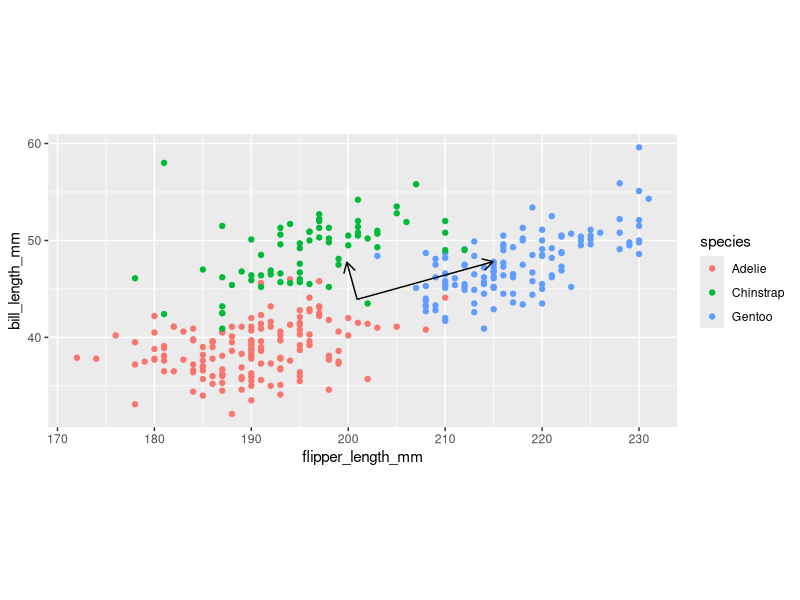
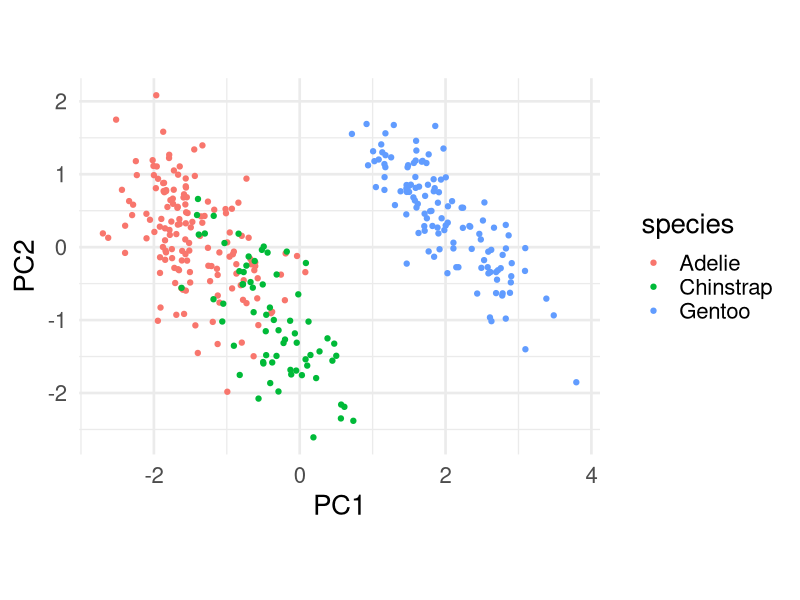
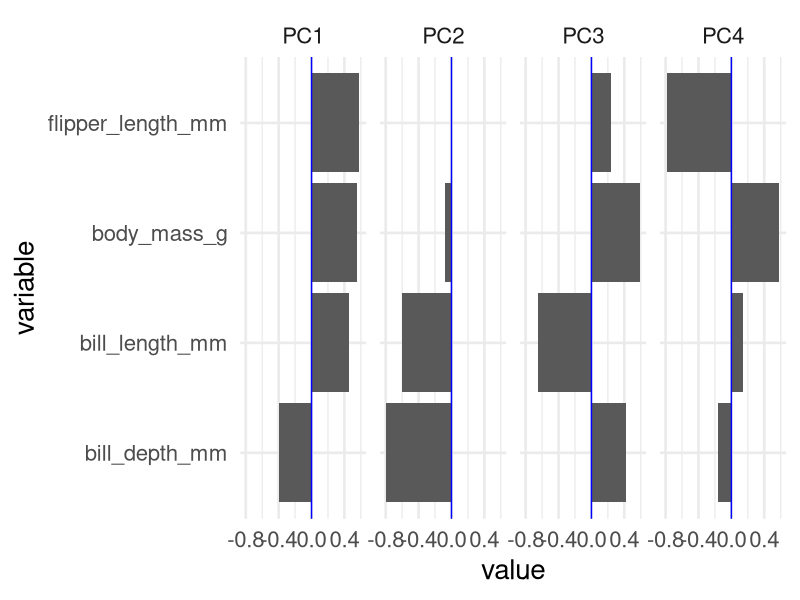
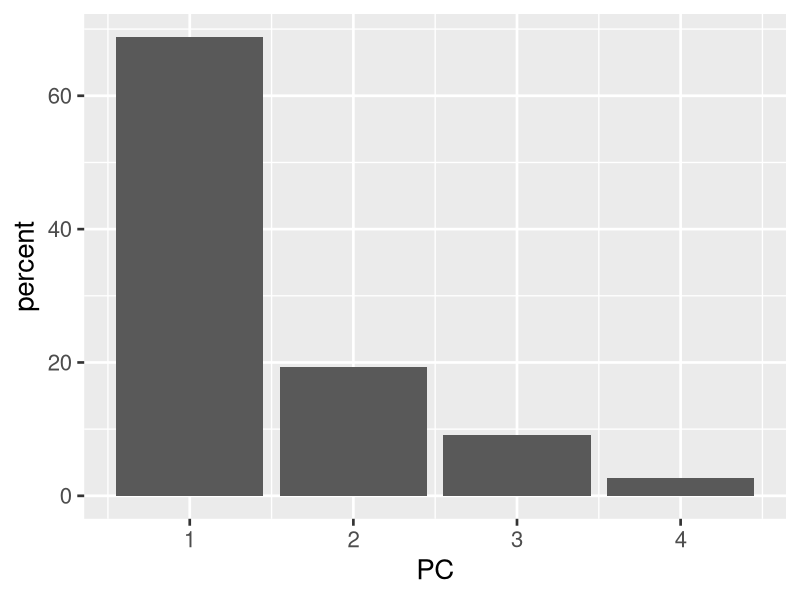
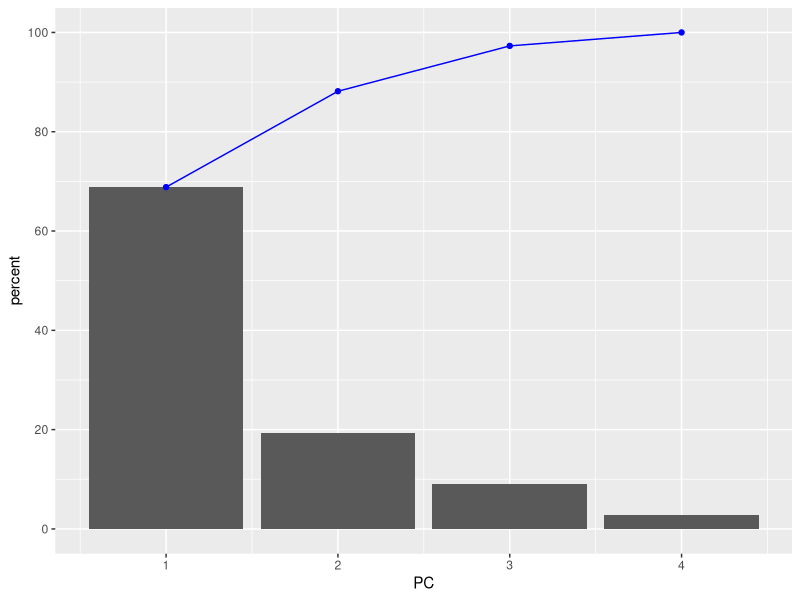
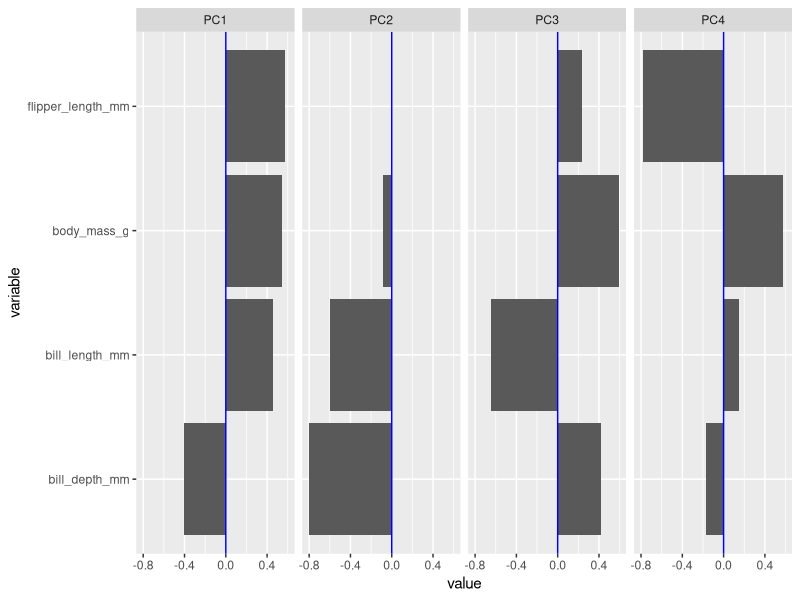
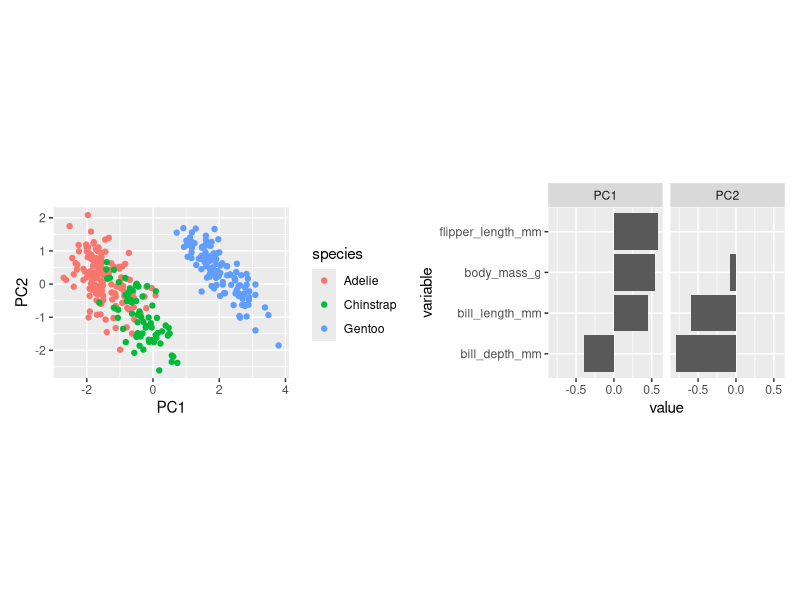
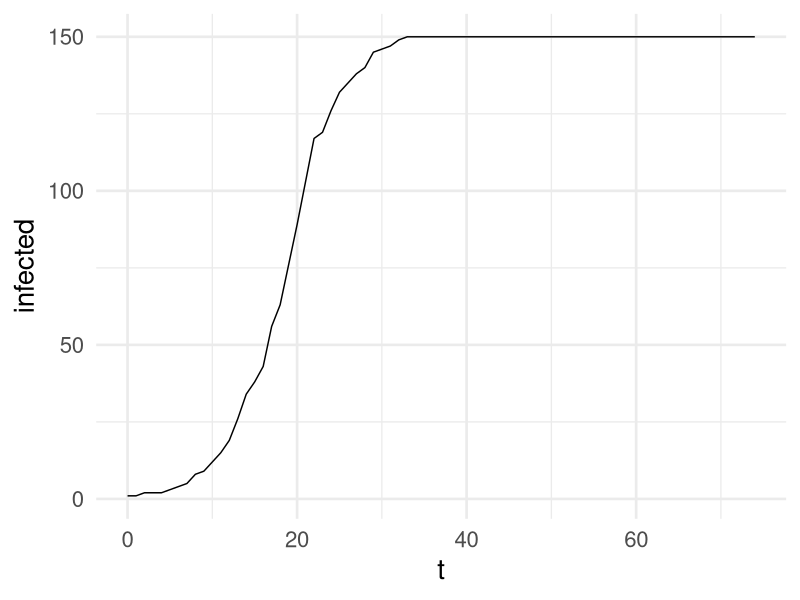

Reproduce these figures in R, in order.
## ---- chunk 1
#| echo: true

library(tidyverse)
library(palmerpenguins)
## ---- chunk 2
#| echo: true
peng <-
  penguins |>
  select(
    species,
    bill_length_mm,
    bill_depth_mm,
    flipper_length_mm,
    body_mass_g
  ) |>
  na.omit()
peng |> count(species)
## ---- chunk 3
#| fig-height: 4
#| echo: true
#| code-fold: true
pca1 <- peng |>
  select(flipper_length_mm, bill_length_mm) |>
  prcomp(~., data = _, scale = FALSE)
pca_vec <- t(pca1$rotation) |> as_tibble() # Vectors with x = flipper_length, y = bill_length
ggplot(peng) +
  geom_point(aes(x = flipper_length_mm, y = bill_length_mm, color = species)) + # Draws the data point
  geom_segment(
    # Draws the arrows
    data = pca_vec, # Not using `peng` for this geom!
    aes(
      x = mean(peng$flipper_length_mm), # Use means from `peng` to anchor arrows!
      y = mean(peng$bill_length_mm), # Use means from `peng` to anchor arrows!
      xend = c(pca1$sdev) * flipper_length_mm + mean(peng$flipper_length_mm), # Use `pca1$sdev` to scale arrows
      yend = c(pca1$sdev) * bill_length_mm + mean(peng$bill_length_mm) # Use `pca1$sdev` to scale arrows
    ),
    arrow = arrow(length = unit(0.3, "cm"))
  ) +
  coord_fixed()
## ---- chunk 4
#| echo: true
P <- peng |>
  select(flipper_length_mm, bill_length_mm) |>
  prcomp()
## ---- chunk 5
#| echo: true
typeof(P)
class(P)
## ---- chunk 6
#| echo: true
names(P)
## ---- chunk 7
#| echo: true
P
## ---- chunk 8
#| echo: true
summary(P)
## ---- chunk 9
#| echo: true
P$sdev
## ---- chunk 10
#| echo: true
P$rotation
## ---- chunk 11
#| echo: true
P$center
## ---- chunk 12
#| echo: true
P$x
## ---- chunk 13
#| echo: true
peng_PCA <- peng |> select(-species) |> prcomp(scale = TRUE)
peng_PCA
## ---- chunk 14
#| echo: true
#| fig-height: 5
plotdata <- peng_PCA$x |>
  as_tibble() |>
  bind_cols(peng)
plotdata |>
  ggplot(aes(PC1, PC2, color = species)) +
  geom_point() +
  coord_fixed() +
  theme_minimal(base_size = 20)
## ---- chunk 15
#| echo: true
#| fig-height: 3
peng_PCA$rotation |>
  as_tibble(rownames = "variable") |>
  pivot_longer(starts_with("PC"), names_to = "PC", values_to = "value") |>
  ggplot(aes(value, variable)) +
  geom_col() +
  geom_vline(xintercept = 0, color = "blue") +
  facet_wrap(~PC, nrow = 1) +
  theme_minimal(base_size = 20)
## ---- chunk 16
#| echo: true
#| output-location: column
tibble(PC = 1:4, sdev = peng_PCA$sdev) |>
  mutate(percent = sdev^2 / sum(sdev^2) * 100) |>
  ggplot(aes(PC, percent)) +
  geom_col() +
  theme_grey(base_size = 20)
## ---- chunk 17
#| fig-height: 3
#| fig-width: 5
tibble(PC = 1:4, sdev = peng_PCA$sdev) |>
  mutate(percent = sdev^2 / sum(sdev^2) * 100, cum_percent = cumsum(percent)) |>
  ggplot(aes(PC, percent)) +
  geom_col() +
  geom_line(aes(y = cum_percent), color = "blue") +
  geom_point(aes(y = cum_percent), color = "blue") +
  scale_y_continuous(breaks = seq(0, 100, 20))
## ---- chunk 18
#| fig-height: 3
peng_PCA$rotation |>
  as_tibble(rownames = "variable") |>
  pivot_longer(starts_with("PC"), names_to = "PC", values_to = "value") |>
  ggplot(aes(value, variable)) +
  geom_col() +
  geom_vline(xintercept = 0, color = "blue") +
  facet_wrap(~PC, nrow = 1)
## ---- chunk 19
#| fig-height: 4

g1 <- plotdata |>
  ggplot(aes(PC1, PC2, color = species)) +
  geom_point() +
  coord_fixed()
g2 <- peng_PCA$rotation |>
  as_tibble(rownames = "variable") |>
  pivot_longer(starts_with("PC"), names_to = "PC", values_to = "value") |>
  filter(PC == "PC2" | PC == "PC1") |>
  ggplot(aes(value, variable)) +
  geom_col() +
  facet_wrap(~PC, nrow = 1)
library(patchwork)
g1 + g2
## ---- chunk 20
#| echo: true
#| output-location: column
N <- 150
beta <- 0.3
randomly_infect <- function(N, prob) {
  runif(N) < prob
  # Gives a logical vector of length N
  # where TRUE appears with probability beta
}
# Test
randomly_infect(N, beta) |> head(50) # First 50
## ---- chunk 21
#| echo: true
#| output-location: column
init <- rep("S", N) # All susceptible
init[1] <- "I" # Infect one individual
init |> head(50) # First 50
## ---- chunk 22
#| echo: true
#| output-location: column
tmax <- 75
sim_run <- list(init) # list with one element
# This list will collect the states of
# all individuals over tmax time steps
for (i in 2:tmax) {
  # Every agents has a contact with a random other
  contacts <- sample(sim_run[[i - 1]], size = N)
  sim_run[[i]] <- if_else(
    # vectorised ifelse
    # conditions vector: contact is infected
    # and a random infection happens
    contacts == "I" & randomly_infect(N, beta),
    true = "I",
    false = sim_run[[i - 1]]
  ) # otherwise state stays the same
}
sim_output <- tibble(
  # create tibble for ggplot
  # Compute a vector with length tmax
  # with the count of "I" in sim_run list
  t = 0:(tmax - 1), # times steps
  # count of infected and output a vector
  infected = sim_run |> map_dbl(\(x) sum(x == "I"))
)
sim_output |>
  ggplot(aes(t, infected)) +
  geom_line() +
  theme_minimal(base_size = 20)
## ---- chunk 23
#| echo: true
#| output-location: column
N <- 10000
init <- rep("S", N) # All susceptible
init[1] <- "I" # Infect one individual
tmax <- 75
sim_run <- list(init) # list with one element
# This list will collect the states of
# all individuals over tmax time steps
for (i in 2:tmax) {
  # Every agents has a contact with a random other
  contacts <- sample(sim_run[[i - 1]], size = N)
  sim_run[[i]] <- if_else(
    # vectorised ifelse
    # conditions vector: contact is infected
    # and a random infection happens
    contacts == "I" & randomly_infect(N, beta),
    true = "I",
    false = sim_run[[i - 1]]
  ) # otherwise state stays the same
}
sim_output <- tibble(
  # create tibble for ggplot
  # Compute a vector with length tmax
  # with the count of "I" in sim_run list
  t = 0:(tmax - 1), # times steps
  # count of infected, notice map_dbl
  infected = map_dbl(sim_run, \(x) sum(x == "I"))
)
sim_output |>
  ggplot(aes(t, infected)) +
  geom_line() +
  theme_minimal(base_size = 20)
## ---- chunk 24
#| echo: true
#| fig-height: 3
N <- 10000
I0 <- 1
beta <- 0.3
ggplot() +
  geom_function(
    fun = function(t) N / (1 + (N / I0 - 1) * exp(-beta * t)),
    color = "blue"
  ) +
  xlim(c(0, 75))
## ---- chunk 25
#| echo: true
#| output-location: column
#| style: "max-height: 400px; overflow-y: auto;"
N <- 10000
I0 <- 1
dI <- function(I, N, b) b * I * (N - I) / N
beta <- 0.3
dt <- 1 # time increment,
# supposed to be infinitesimally small
tmax <- 75
t <- seq(0, tmax, dt)
# this is the vector of timesteps
It <- I0 # this will become the vector
# of the number infected I(t) over time
for (i in 2:length(t)) {
  # We iterate over the vector of time steps
  # and incrementally compute It
  It[i] <- It[i - 1] + dt * dI(It[i - 1], N, beta)
  # This is called Euler's method
}
tibble(t, It) |>
  ggplot(aes(t, It)) +
  geom_line(color = "red") +
  geom_function(
    fun = function(t) N / (1 + (N / I0 - 1) * exp(-beta * t)),
    color = "blue"
  ) +
  # In blue: Analytical solution for comparison
  theme_minimal(base_size = 20)
## ---- chunk 26
#| echo: true
#| output-location: column
N <- 10000
I0 <- 1
dI <- function(I, N, b) b * I * (N - I) / N
beta <- 0.3
dt <- 0.05 # time increment,
# supposed to be infinitesimally small
tmax <- 75
t <- seq(0, tmax, dt)
# this is the vector of timesteps
It <- I0 # this will become the vector
# of the number infected I(t) over time
for (i in 2:length(t)) {
  # We iterate over the vector of time steps
  # and incrementally compute It
  It[i] <- It[i - 1] + dt * dI(It[i - 1], N, beta)
  # This is called Euler's method
}
tibble(t, It) |>
  ggplot(aes(t, It)) +
  geom_line(color = "red") +
  geom_function(
    fun = function(t) N / (1 + (N / I0 - 1) * exp(-beta * t)),
    color = "blue"
  ) +
  # In blue: Analytical solution for comparison
  theme_minimal(base_size = 20)
## ---- chunk 27
#| echo: true
x <- c(1, 2, 4, 5, 5, 3, 0)
diff(x)
## ---- chunk 28
#| echo: true
x - lag(x)
## ---- chunk 29
#| echo: true
#| fig-height: 2
g1 <- sim_output |> ggplot(aes(x = t)) + geom_line(aes(y = infected))
g1
g2 <- sim_output |>
  mutate(derivative_infected = infected - lag(infected)) |>
  ggplot(aes(x = t)) +
  geom_line(aes(y = derivative_infected))
g2
## ---- chunk 30
#| echo: true
#| fig-height: 2
g3 <- sim_output |>
  mutate(
    derivative_infected = infected - lag(infected),
    derivative2_infected = derivative_infected - lag(derivative_infected)
  ) |>
  ggplot(aes(x = t)) +
  geom_line(aes(y = derivative2_infected))
g3
## ---- chunk 31
#| fig-height: 3
library(patchwork)
g1 + g2 + g3
## ---- chunk 32
#| echo: true
x <- c(1, 2, 4, 5, 5, 3, 0)
cumsum(x)
## ---- chunk 33
#| echo: true
f <- c(1, 2, 4, 5, 5, 3, 0)
antiderivative <- cumsum(f)
antiderivative
diff(c(0, antiderivative)) # We have to put 0 before to regain the full vector
derivative <- diff(f)
derivative
cumsum(c(1, derivative))
# We have to put in the first value (here 1)
# manually because it was lost during the diff
